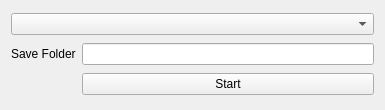
<?xml version="1.0" encoding="UTF-8"?>
<ui version="4.0">
 <class>wMinimizer</class>
 <widget class="QWidget" name="wMinimizer">
  <property name="geometry">
   <rect>
    <x>0</x>
    <y>0</y>
    <width>385</width>
    <height>110</height>
   </rect>
  </property>
  <property name="sizePolicy">
   <sizepolicy hsizetype="Preferred" vsizetype="Minimum">
    <horstretch>0</horstretch>
    <verstretch>0</verstretch>
   </sizepolicy>
  </property>
  <property name="minimumSize">
   <size>
    <width>0</width>
    <height>110</height>
   </size>
  </property>
  <property name="windowTitle">
   <string>Form</string>
  </property>
  <layout class="QGridLayout" name="gridLayout">
   <item row="1" column="0">
    <widget class="QLabel" name="label_6">
     <property name="text">
      <string>Save Folder</string>
     </property>
    </widget>
   </item>
   <item row="1" column="1">
    <widget class="QLineEdit" name="textSaveFolder"/>
   </item>
   <item row="2" column="1">
    <widget class="QPushButton" name="btnMinimizerStartStop">
     <property name="enabled">
      <bool>true</bool>
     </property>
     <property name="text">
      <string>Start</string>
     </property>
    </widget>
   </item>
   <item row="0" column="0" colspan="2">
    <widget class="QComboBox" name="cboMinimizers"/>
   </item>
  </layout>
 </widget>
 <resources/>
 <connections/>
</ui>
